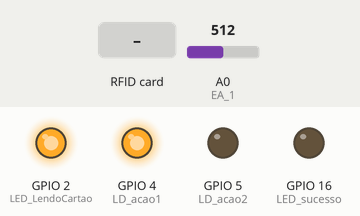
Simulated run of this sketch. Board: ESP8266 (NodeMCU). Shown: output pins drawn as LEDs (lit = HIGH). The inputs (shaded band) are chosen by the test bench; at power-on: A0 (EA_1) = 512. WiFi joins after 1.5 s; servers stay silent unless stated; uploads are accepted with an empty reply; what the sketch prints to the serial monitor is not drawn.

Above: at 3.7 s.
3.8 s: A0 (EA_1) set to 548
At 4.3 s:
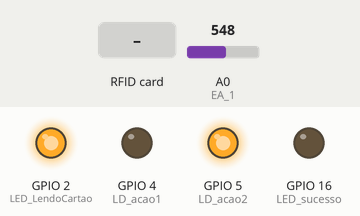
5.3 s: RFID card 5E 7A 19 C4 held to the reader
At 5.7 s:
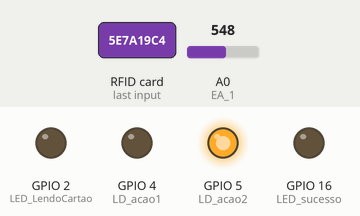
Timing chart, 0 to 12.8 s (numbered marks = the images above; inputs shaded):
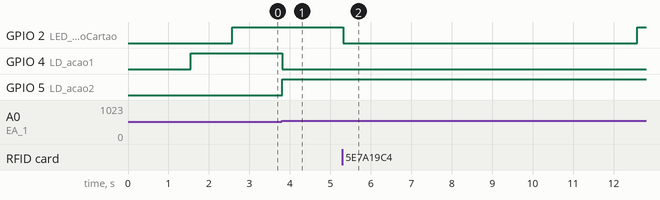

The sketch:

salvarPresenca-UID.ino
```cpp
/*
Porta RFID     Porta NodeMCU      GPIO da porta
   RST               D3                0
   SDA               D8                15
   MOSI              D7
   MISO              D6
   SCK               D5
   3.3V              3V
   GND               G

Link da biblioteca:
MRFC522-spi-i2c-uart-async
https://github.com/makerspaceleiden/rfid

*/

#include <iostream>
#include <ESP8266WiFi.h>
#ifndef STASSID
#define STASSID "Matheus"  //Nome da rede WiFi
#define STAPSK  "estrelar" //Senha da rede WiFi

#include <SPI.h>
#include <MFRC522.h>

#define SS_PIN 15
#define RST_PIN 0

#define LED_sucesso 16 //Porta D0
#define LED_LendoCartao 02 // Porta D4

#define LD_acao1 04 //Porta D2
#define LD_acao2 05 //Porta D1
#define EA_1 A0
float tensao;
float tensaoAnterior =0;

MFRC522 mfrc522(SS_PIN, RST_PIN);
MFRC522::MIFARE_Key key;
byte nuidPICC[4];
#endif

const char* ssid     = STASSID;
const char* password = STAPSK;

const char* host = "192.168.1.11"; //Conexão IP do computador

//Acao = 1 -> Salvar UID de um cartão no banco
//Acao = 2 -> Salvar presença a partir da leitura do UID
int acao = 2;

int possuiDadosParaEnviar = 0;  // 0 para NÃO e 1 para SIM

unsigned long numeroCartao; //Número do cartão RFID

String enderecoIP = String(host);
String cliente; // O que será enviado para o servidor fazer

void setup() {
  pinMode(LD_acao1, OUTPUT);
  pinMode(LD_acao2, OUTPUT);
  pinMode(LED_sucesso, OUTPUT);
  pinMode(LED_LendoCartao, OUTPUT);

  Serial.begin(9600);
  Serial.println("Programa iniciado");
  SPI.begin(); // Init SPI bus

  mfrc522.PCD_Init(); // Init MFRC522

  for (byte i = 0; i < 6; i++) {
    key.keyByte[i] = 0xFF;
  }

  //Conectando no WiFi
  Serial.println();
  Serial.print("Conectando com a rede");

  WiFi.mode(WIFI_STA);
  WiFi.begin(ssid, password);

  while (WiFi.status() != WL_CONNECTED) {
    delay(500);
    Serial.print(".");
  }

  Serial.println("");
  Serial.println("WiFi conectado");
  Serial.print("Endereço IP: ");
  Serial.println(WiFi.localIP());
  Serial.println();

  tensao = analogRead(EA_1);
  verificarAcao();

  Serial.println();
  Serial.println("Lendo cartões");
  digitalWrite(LED_LendoCartao, HIGH);
}

void loop() {
  //Verificando qual a ação desejada pelo potenciomentro
  tensao = analogRead(EA_1);
  if((tensao > tensaoAnterior+20) || (tensao < tensaoAnterior-20)){
    verificarAcao();
  }

  //Verifica se há algum cartão para ler
  if (mfrc522.PICC_IsNewCardPresent()) {
    if ( mfrc522.PICC_ReadCardSerial()) {
      numeroCartao =  mfrc522.uid.uidByte[0] << 24;
      numeroCartao += mfrc522.uid.uidByte[1] << 16;
      numeroCartao += mfrc522.uid.uidByte[2] <<  8;
      numeroCartao += mfrc522.uid.uidByte[3];
      mfrc522.PICC_HaltA(); // Parar de ler
      digitalWrite(LED_LendoCartao, LOW);
      Serial.print("Cartão detectado: ");
      Serial.println(numeroCartao);
      Serial.print("Ação: ");
      Serial.println(acao);
      if(acao==1){
        cliente = String ("GET http://"+enderecoIP+"//TCC-2/php_arduino/salvarUIDcartao.php?")+
                         ("uid=")+ numeroCartao +
                         " HTTP/1.1\r\n" +
                         "Host: " + host + "\r\n" +
                         "Connection: close\r\n\r\n";
      }
      else{
        cliente = String ("GET http://"+enderecoIP+"//TCC-2/php_arduino/presencaLeituraRFID.php?")+
                      ("uid=")+ numeroCartao +
                      " HTTP/1.1\r\n" +
                      "Host: " + host + "\r\n" +
                      "Connection: close\r\n\r\n";
      }

      possuiDadosParaEnviar = 1;
    }
  }

  //Conexao com o servidor
  if(possuiDadosParaEnviar == 1){
    enviarDados();
  }

}


void verificarAcao(){
  if(tensao <= 512) {
      digitalWrite(LD_acao1, 1);
      digitalWrite(LD_acao2, 0);
      acao = 1;
    }
    else {
      digitalWrite(LD_acao1, 0);
      digitalWrite(LD_acao2, 1);
      acao = 2;
    }
    Serial.print("Ação: ");
    Serial.print(acao);
    if(acao==1){
      Serial.print(" Salvando novo cartão");
    }
    else{
      Serial.print(" Marcando presença para o aluno.");
    }
    Serial.println();
    tensaoAnterior = tensao;
    delay(1000);
}


void enviarDados(){
  //Serial.print("Conectando com ");
  //Serial.print(host);

  //Conectadno com o Servidor
  const int httpPort = 80;
  WiFiClient client;
  if (!client.connect(host, httpPort)) {
    Serial.println("Falha na conexão");
    delay(3000);
    possuiDadosParaEnviar =0;
    digitalWrite(LED_LendoCartao, HIGH);
    Serial.println();
    Serial.println("Lendo cartões");
    return;
  }

  //Enviando dados para o servidor
  client.println(cliente);

  // wait for data to be available
  unsigned long timeout = millis();
  while (client.available() == 0) {
    if (millis() - timeout > 5000) {
      Serial.println("Tempo de envio excedido. Tentando novamente em 10 segundos");
      client.stop();
      delay(10000);
      return;
    }
  }

  // Exibir a resposta do servidor sobre os inserts
  Serial.print("Recebendo resposta do servidor: ");
  while (client.available()) {
    String line = client.readStringUntil('\r');
    if(line.indexOf("sucesso") != -1){
      Serial.println("Sucesso");
      digitalWrite(LED_sucesso, HIGH);

    }
    if(line.indexOf("erro") != -1){
      Serial.println("Erro");
    }
  }
  Serial.println();

  client.stop();

  delay(5000);

  verificarAcao();
  Serial.println("Lendo cartões");
  digitalWrite(LED_sucesso, LOW);
  digitalWrite(LED_LendoCartao, HIGH);

  possuiDadosParaEnviar =0;

}
```

Measured:
- the behaviour switches between 532 and 533 on A0 (EA_1) (found by bisection; images 0 and 1)
- after the input at 3.8 s, GPIO 4 (LD_acao1): HIGH → LOW at once; GPIO 5 (LD_acao2): LOW → HIGH at once
- after the input at 5.3 s, GPIO 2 (LED_LendoCartao): HIGH → LOW at once, → HIGH 7.3 s later
